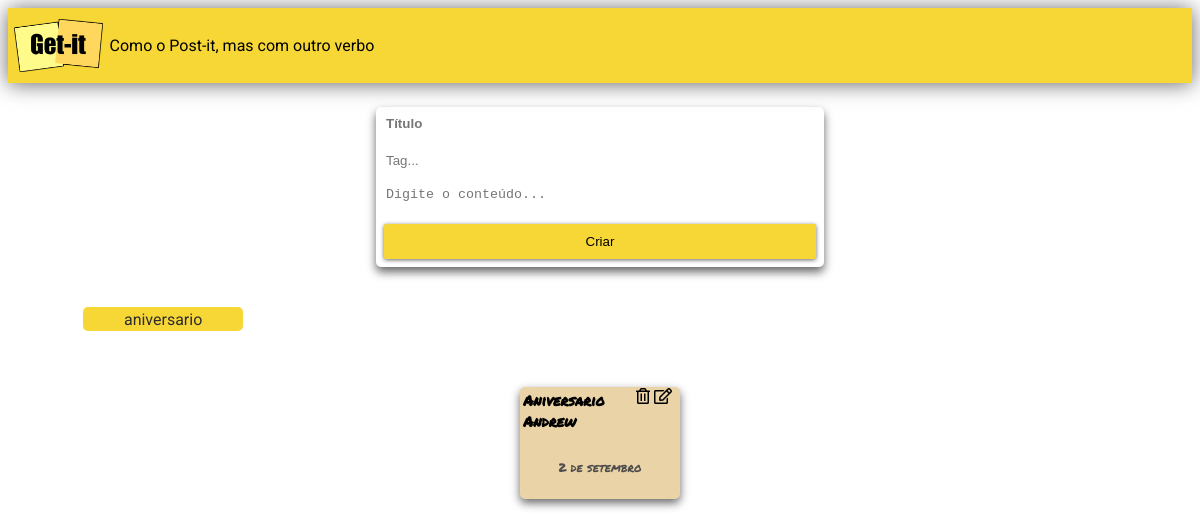
The page /?tag=Aniversario on the database its author committed.
### notes/models.py (models this page shows, shortened)
class Tag(models.Model):
    tag = models.CharField(max_length=30)
    label = models.CharField(max_length=30)

class Note(models.Model):
    title = models.CharField(max_length=200)
    content = models.TextField()
    tag = models.ForeignKey(Tag, on_delete=models.SET_NULL, null=True)

### notes/views.py (the view)
# urls.py: path('', views.index, name='index'),
def index(request):
    if request.method == 'POST':
        title = request.POST.get('titulo')
        content = request.POST.get('detalhes')
        tag = None
        if (request.POST.__contains__('tag')):
            tagType = request.POST.get('tag')
            tags = Tag.objects.all()
            tag = Tag(tag=tagType, label=tagType.replace(' ', '').title())
            for _tag in tags:
                if _tag.tag == tagType:
                    tag = _tag
                    break
        if (request.POST.__contains__('id')):
            id = request.POST.get('id')
            if (tag is not None):
                note = Note(id=id, title=title, content=content, tag=tag)
            else:
                note = Note(id=id, title=title, content=content, tag=tag)
        else:
            if (tag is not None):
                note = Note(title=title, content=content, tag=tag)
            else:
                note = Note(title=title, content=content, tag=tag)
        if (request.POST.__contains__('create')):
            tag.save()
            note.save()
        elif (request.POST.__contains__('delete')):
            note.delete()
        elif (request.POST.__contains__('update')):
            if(request.POST.__contains__('old_title') or request.POST.__contains__('old_details')):
                Note.objects.filter(id=note.id).delete()
                note.save()
        return redirect('/')
    else:
        all_notes = Note.objects.all()
        all_tags = Tag.objects.all()
        tag_path = request.get_full_path()[1:]
        if (len(tag_path) > 0):
            tag_label = tag_path.split('=')[-1]
            for tag in all_tags:
                if (tag.label == tag_label):
                    id = tag.id
                    return render(request, 'notes/index.html', {'notes': all_notes.filter(tag_id=id), 'tags': all_tags.filter(label=tag_label)})
        return render(request, 'notes/index.html', {'notes': all_notes, 'tags': all_tags})

### notes/templates/notes/index.html (shortened to what this page needs)
{% extends "notes/base.html" %}
{% load static %}
{% block content %}
<div class="appbar">
    <img src="{% static 'notes/img/logo-getit.png' %}" class="logo"/>
    <span class="subtitle">Como o Post-it, mas com outro verbo</span>
</div>
<main class="container">
    <form class="form-card" method="post" autocomplete="off">
        <input
            class="form-card-title"
            type="text"
            name="titulo"
            placeholder="Título"
        />
        <input class="autoresize" type="text" name="tag" placeholder="Tag..." list="tags" />
        <textarea
            class="autoresize"
            name="detalhes"
            placeholder="Digite o conteúdo..."
        ></textarea>
        <button class="btn" type="submit" name="create">Criar</button>
    </form>
    <div class="tag-container">
        {% for tag in tags %}
            <a href="/?tag={{ tag.label }}" class="tag">{{ tag.tag }}</a>
        {% endfor %}
    </div>
    <div class="card-container">
        {% for note in notes %}
        <form class="card" method="post">
            <div class="card-header">
                <h3 class="card-title" id="title">{{ note.title }}</h3>
                <div class="btns">
                    <button class="delete-btn" type="submit" name="delete">
                        <i class="far fa-trash-alt"></i>
                    </button>
                    <button class="delete-btn" type="submit" name="update" onclick="updateValues(this)">
                        <i class="far fa-edit"></i>
                    </button>
                </div>
            </div>
            <div class="card-content">
                <p id="details">{{ note.content }}</p>
            </div>
        </form>
        {% endfor %}
    </div>
</main>
{% endblock %}

### notes/static/notes/css/getit.css (style rules this page uses)
html, body { font-family: "Roboto", sans-serif; }
.btn { position: relative; display: block; padding: 10px 15px; overflow: hidden; border-width: 0; outline: none; border-radius: 2px; box-shadow: 0 1px 4px rgba(0, 0, 0, 0.6); background-color: #f7d736; transition: background-color 0.3s; margin: 0.5rem; }
.btn:before { content: ""; position: absolute; top: 50%; left: 50%; display: block; width: 0; padding-top: 0; border-radius: 100%; background-color: rgba(236, 240, 241, 0.3); -webkit-transform: translate(-50%, -50%); -moz-transform: translate(-50%, -50%); -ms-transform: translate(-50%, -50%); -o-transform: translate(-50%, -50%); transform: translate(-50%, -50%); }
.logo { width: 7.5%; height: 7.5%; margin: 0.7rem 0.4rem; }
.appbar { display: flex; align-items: center; background-color: #f7d736; box-shadow: 0 1px 20px rgba(0, 0, 0, 0.6); margin-bottom: 1.5rem; }
.form-card { display: grid; box-shadow: 0 5px 10px rgba(0, 0, 0, 0.6); border-radius: 5px; width: 28rem; margin: 1.5rem auto; }
.form-card-title { border: none; color: #2c2c2c; font-weight: bold; margin: 0.5rem 0rem 0.5rem 0.5rem; }
.autoresize { border: none; height: 1.5rem; margin: 0.5rem 0rem 0.2rem 0.5rem; resize: none; }
.card-container { display: flex; flex-wrap: wrap; justify-content: space-around; width: 90%; margin: 1.5rem auto; }
.card { display: flex; flex-direction: column; box-shadow: 0 4px 10px rgba(0, 0, 0, 0.6); margin: 1rem 0rem; border-radius: 5px; flex: 0 1 15%; height: 7rem; }
.card-header { display: flex; justify-content: space-between; width: 95%; }
.card-title { font-family: 'Permanent Marker', cursive; font-size: 0.9rem; margin: 0.2rem 0.2rem 0.4rem; width:65%; }
.card-content { display: flex; font-family: 'Permanent Marker', cursive; color: #4c4c4c; font-size: 0.75rem; margin: 0.2rem 0.2rem 0.4rem; flex: 80%; justify-content: center; align-items: center; }
.card-color-1 { background-color: #ead3a7; }
.delete-btn { background: none; color: inherit; border: none; padding: 0; font: inherit; cursor: pointer; outline: inherit; }
.tag-container { display: flex; flex-wrap: wrap; justify-content: left; width: 90%; margin: 1.5rem auto; }
.tag { display: flex; margin: 1rem 1rem; border-radius: 5px; flex: 0 1 15%; height: 1.5rem; justify-content: space-around; text-decoration: none; color: #2c2c2c; background-color: #f7d736; align-items: center; }

### rows shown on the page
Tag: tag "aniversario"
Note: title "Aniversario Andrew", content "2 de setembro"
